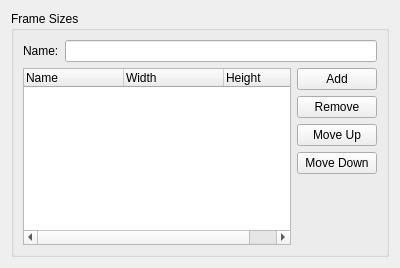
<?xml version="1.0" encoding="UTF-8"?>
<ui version="4.0">
 <class>FrameConfig</class>
 <widget class="QWidget" name="FrameConfig">
  <property name="geometry">
   <rect>
    <x>0</x>
    <y>0</y>
    <width>400</width>
    <height>268</height>
   </rect>
  </property>
  <property name="windowTitle">
   <string notr="true"/>
  </property>
  <layout class="QGridLayout" name="gridLayout">
   <property name="spacing">
    <number>0</number>
   </property>
   <item row="0" column="1">
    <widget class="QGroupBox" name="groupBox">
     <property name="title">
      <string extracomment="@title:group">Frame Sizes</string>
     </property>
     <layout class="QVBoxLayout" name="verticalLayout">
      <item>
       <layout class="QFormLayout" name="formLayout_3">
        <item row="0" column="0">
         <widget class="QLabel" name="label">
          <property name="text">
           <string comment="The name of the new item" extracomment="@label">Name:</string>
          </property>
         </widget>
        </item>
        <item row="0" column="1">
         <widget class="KLineEdit" name="sizeEdit"/>
        </item>
       </layout>
      </item>
      <item>
       <layout class="QGridLayout" name="gridLayout_3">
        <item row="0" column="0" rowspan="5">
         <widget class="QTreeWidget" name="sizeTree">
          <property name="alternatingRowColors">
           <bool>true</bool>
          </property>
          <property name="selectionBehavior">
           <enum>QAbstractItemView::SelectRows</enum>
          </property>
          <column>
           <property name="text">
            <string comment="The name of the item" extracomment="@title:column">Name</string>
           </property>
          </column>
          <column>
           <property name="text">
            <string comment="the width of the frame" extracomment="@title:column">Width</string>
           </property>
          </column>
          <column>
           <property name="text">
            <string comment="the height of the frame" extracomment="@title:column">Height</string>
           </property>
          </column>
         </widget>
        </item>
        <item row="0" column="1">
         <widget class="QPushButton" name="addButton">
          <property name="toolTip">
           <string/>
          </property>
          <property name="text">
           <string extracomment="@action:button">Add</string>
          </property>
         </widget>
        </item>
        <item row="1" column="1">
         <widget class="QPushButton" name="removeButton">
          <property name="text">
           <string extracomment="@action:button">Remove</string>
          </property>
         </widget>
        </item>
        <item row="2" column="1">
         <widget class="QPushButton" name="upButton">
          <property name="text">
           <string extracomment="@action:button">Move Up</string>
          </property>
         </widget>
        </item>
        <item row="3" column="1">
         <widget class="QPushButton" name="downButton">
          <property name="text">
           <string extracomment="@action:button">Move Down</string>
          </property>
         </widget>
        </item>
        <item row="4" column="1">
         <spacer name="verticalSpacer">
          <property name="orientation">
           <enum>Qt::Vertical</enum>
          </property>
          <property name="sizeHint" stdset="0">
           <size>
            <width>20</width>
            <height>40</height>
           </size>
          </property>
         </spacer>
        </item>
       </layout>
      </item>
     </layout>
    </widget>
   </item>
  </layout>
 </widget>
 <customwidgets>
  <customwidget>
   <class>KLineEdit</class>
   <extends>QLineEdit</extends>
   <header>klineedit.h</header>
  </customwidget>
 </customwidgets>
 <resources/>
 <connections/>
</ui>
